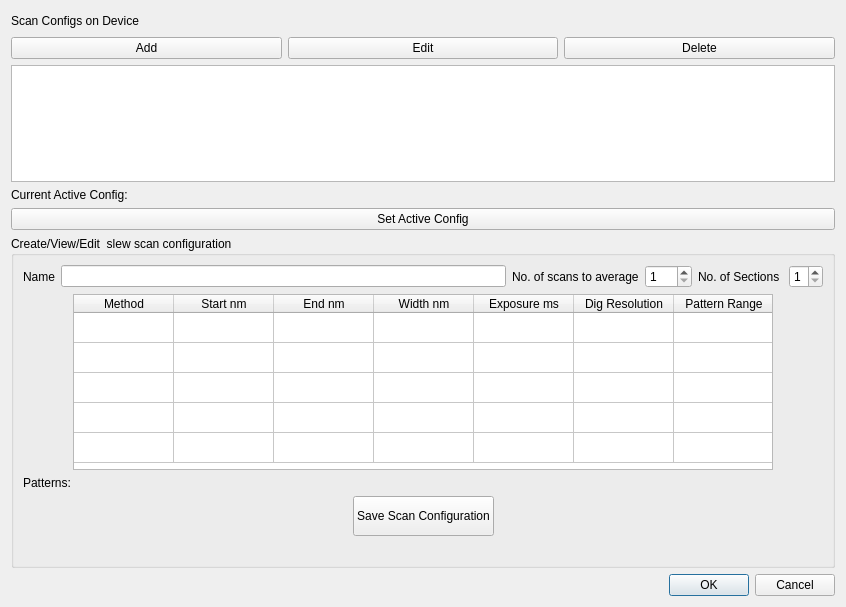
<?xml version="1.0" encoding="UTF-8"?>
<ui version="4.0">
 <class>ScanConfigDialog</class>
 <widget class="QDialog" name="ScanConfigDialog">
  <property name="geometry">
   <rect>
    <x>0</x>
    <y>0</y>
    <width>846</width>
    <height>607</height>
   </rect>
  </property>
  <property name="sizePolicy">
   <sizepolicy hsizetype="Fixed" vsizetype="Preferred">
    <horstretch>0</horstretch>
    <verstretch>0</verstretch>
   </sizepolicy>
  </property>
  <property name="windowTitle">
   <string>Scan Configuration</string>
  </property>
  <property name="styleSheet">
   <string notr="true"/>
  </property>
  <layout class="QVBoxLayout" name="verticalLayout_10">
   <item>
    <layout class="QVBoxLayout" name="verticalLayout_9">
     <item>
      <layout class="QHBoxLayout" name="horizontalLayout_5">
       <item>
        <layout class="QVBoxLayout" name="verticalLayout_4">
         <item>
          <layout class="QVBoxLayout" name="verticalLayout_3">
           <item>
            <layout class="QHBoxLayout" name="horizontalLayout_8">
             <item>
              <widget class="QLabel" name="label_2">
               <property name="text">
                <string>Scan Configs on Device</string>
               </property>
              </widget>
             </item>
             <item>
              <spacer name="horizontalSpacer">
               <property name="orientation">
                <enum>Qt::Horizontal</enum>
               </property>
               <property name="sizeHint" stdset="0">
                <size>
                 <width>188</width>
                 <height>20</height>
                </size>
               </property>
              </spacer>
             </item>
            </layout>
           </item>
           <item>
            <layout class="QHBoxLayout" name="horizontalLayout_7" stretch="0,0,0">
             <item>
              <widget class="QPushButton" name="pushButton_add_config">
               <property name="text">
                <string>Add</string>
               </property>
              </widget>
             </item>
             <item>
              <widget class="QPushButton" name="pushButton_edit_config">
               <property name="text">
                <string>Edit</string>
               </property>
               <property name="checkable">
                <bool>true</bool>
               </property>
              </widget>
             </item>
             <item>
              <widget class="QPushButton" name="pushButton_delete_config">
               <property name="text">
                <string>Delete</string>
               </property>
              </widget>
             </item>
            </layout>
           </item>
          </layout>
         </item>
         <item>
          <widget class="QListWidget" name="listWidget_target_scan_cfg"/>
         </item>
         <item>
          <layout class="QHBoxLayout" name="horizontalLayout_14">
           <item>
            <widget class="QLabel" name="label">
             <property name="sizePolicy">
              <sizepolicy hsizetype="Fixed" vsizetype="Preferred">
               <horstretch>0</horstretch>
               <verstretch>0</verstretch>
              </sizepolicy>
             </property>
             <property name="text">
              <string>Current Active Config: </string>
             </property>
            </widget>
           </item>
           <item>
            <widget class="QLabel" name="label_cfglist_activeCfg">
             <property name="sizePolicy">
              <sizepolicy hsizetype="Preferred" vsizetype="Preferred">
               <horstretch>0</horstretch>
               <verstretch>0</verstretch>
              </sizepolicy>
             </property>
             <property name="text">
              <string/>
             </property>
            </widget>
           </item>
          </layout>
         </item>
         <item>
          <widget class="QPushButton" name="pushButton_set_active">
           <property name="toolTip">
            <string>Click to set the current selected Scan as default configuration on EVM</string>
           </property>
           <property name="text">
            <string>Set Active Config</string>
           </property>
          </widget>
         </item>
        </layout>
       </item>
      </layout>
     </item>
     <item>
      <layout class="QVBoxLayout" name="verticalLayout_8">
       <item>
        <widget class="QGroupBox" name="groupBox_3">
         <property name="title">
          <string>Create/View/Edit  slew scan configuration</string>
         </property>
         <layout class="QVBoxLayout" name="verticalLayout_7">
          <item>
           <layout class="QVBoxLayout" name="verticalLayout">
            <item>
             <layout class="QHBoxLayout" name="horizontalLayout_4">
              <item>
               <layout class="QHBoxLayout" name="horizontalLayout">
                <item>
                 <widget class="QLabel" name="label_16">
                  <property name="text">
                   <string>Name</string>
                  </property>
                 </widget>
                </item>
                <item>
                 <widget class="QLineEdit" name="lineEdit_scan_config_name">
                  <property name="sizePolicy">
                   <sizepolicy hsizetype="Expanding" vsizetype="Fixed">
                    <horstretch>0</horstretch>
                    <verstretch>0</verstretch>
                   </sizepolicy>
                  </property>
                  <property name="maxLength">
                   <number>13</number>
                  </property>
                 </widget>
                </item>
               </layout>
              </item>
              <item>
               <layout class="QHBoxLayout" name="horizontalLayout_2">
                <item>
                 <widget class="QLabel" name="label_15">
                  <property name="text">
                   <string>No. of scans to average</string>
                  </property>
                 </widget>
                </item>
                <item>
                 <widget class="QSpinBox" name="spinBox_num_scans_avg">
                  <property name="minimum">
                   <number>1</number>
                  </property>
                  <property name="maximum">
                   <number>100</number>
                  </property>
                  <property name="value">
                   <number>1</number>
                  </property>
                 </widget>
                </item>
               </layout>
              </item>
              <item>
               <layout class="QHBoxLayout" name="horizontalLayout_3">
                <item>
                 <widget class="QLabel" name="label_NumSections">
                  <property name="text">
                   <string>No. of Sections </string>
                  </property>
                 </widget>
                </item>
                <item>
                 <widget class="QSpinBox" name="spinBox_numSections">
                  <property name="minimum">
                   <number>1</number>
                  </property>
                  <property name="maximum">
                   <number>5</number>
                  </property>
                 </widget>
                </item>
               </layout>
              </item>
             </layout>
            </item>
            <item>
             <layout class="QHBoxLayout" name="horizontalLayout_11">
              <item>
               <spacer name="horizontalSpacer_5">
                <property name="orientation">
                 <enum>Qt::Horizontal</enum>
                </property>
                <property name="sizeHint" stdset="0">
                 <size>
                  <width>28</width>
                  <height>20</height>
                 </size>
                </property>
               </spacer>
              </item>
              <item>
               <widget class="QTableWidget" name="SlewItemsWidget">
                <property name="sizePolicy">
                 <sizepolicy hsizetype="Fixed" vsizetype="Fixed">
                  <horstretch>0</horstretch>
                  <verstretch>0</verstretch>
                 </sizepolicy>
                </property>
                <property name="minimumSize">
                 <size>
                  <width>700</width>
                  <height>176</height>
                 </size>
                </property>
                <property name="verticalScrollBarPolicy">
                 <enum>Qt::ScrollBarAlwaysOff</enum>
                </property>
                <property name="horizontalScrollBarPolicy">
                 <enum>Qt::ScrollBarAlwaysOff</enum>
                </property>
                <property name="sizeAdjustPolicy">
                 <enum>QAbstractScrollArea::AdjustIgnored</enum>
                </property>
                <property name="autoScroll">
                 <bool>false</bool>
                </property>
                <property name="tabKeyNavigation">
                 <bool>false</bool>
                </property>
                <property name="textElideMode">
                 <enum>Qt::ElideRight</enum>
                </property>
                <attribute name="horizontalHeaderCascadingSectionResizes">
                 <bool>false</bool>
                </attribute>
                <attribute name="horizontalHeaderMinimumSectionSize">
                 <number>25</number>
                </attribute>
                <attribute name="horizontalHeaderDefaultSectionSize">
                 <number>100</number>
                </attribute>
                <attribute name="horizontalHeaderHighlightSections">
                 <bool>false</bool>
                </attribute>
                <attribute name="horizontalHeaderShowSortIndicator" stdset="0">
                 <bool>false</bool>
                </attribute>
                <attribute name="horizontalHeaderStretchLastSection">
                 <bool>false</bool>
                </attribute>
                <attribute name="verticalHeaderVisible">
                 <bool>false</bool>
                </attribute>
                <attribute name="verticalHeaderMinimumSectionSize">
                 <number>24</number>
                </attribute>
                <attribute name="verticalHeaderHighlightSections">
                 <bool>false</bool>
                </attribute>
                <attribute name="verticalHeaderStretchLastSection">
                 <bool>false</bool>
                </attribute>
                <row>
                 <property name="text">
                  <string notr="true">1</string>
                 </property>
                </row>
                <row>
                 <property name="text">
                  <string notr="true">2</string>
                 </property>
                </row>
                <row>
                 <property name="text">
                  <string notr="true">3</string>
                 </property>
                </row>
                <row>
                 <property name="text">
                  <string notr="true">4</string>
                 </property>
                </row>
                <row>
                 <property name="text">
                  <string notr="true">5</string>
                 </property>
                </row>
                <column>
                 <property name="text">
                  <string>Method</string>
                 </property>
                </column>
                <column>
                 <property name="text">
                  <string>Start nm</string>
                 </property>
                </column>
                <column>
                 <property name="text">
                  <string>End nm</string>
                 </property>
                </column>
                <column>
                 <property name="text">
                  <string>Width nm</string>
                 </property>
                </column>
                <column>
                 <property name="text">
                  <string>Exposure ms</string>
                 </property>
                </column>
                <column>
                 <property name="text">
                  <string>Dig Resolution</string>
                 </property>
                </column>
                <column>
                 <property name="text">
                  <string>Pattern Range</string>
                 </property>
                </column>
                <item row="0" column="0">
                 <property name="text">
                  <string/>
                 </property>
                 <property name="flags">
                  <set>ItemIsSelectable|ItemIsEditable|ItemIsDragEnabled|ItemIsUserCheckable|ItemIsEnabled</set>
                 </property>
                </item>
               </widget>
              </item>
              <item>
               <spacer name="horizontalSpacer_6">
                <property name="orientation">
                 <enum>Qt::Horizontal</enum>
                </property>
                <property name="sizeHint" stdset="0">
                 <size>
                  <width>48</width>
                  <height>20</height>
                 </size>
                </property>
               </spacer>
              </item>
             </layout>
            </item>
            <item>
             <spacer name="verticalSpacer_3">
              <property name="orientation">
               <enum>Qt::Vertical</enum>
              </property>
              <property name="sizeHint" stdset="0">
               <size>
                <width>20</width>
                <height>18</height>
               </size>
              </property>
             </spacer>
            </item>
            <item>
             <widget class="QLabel" name="label_totalpatterns">
              <property name="text">
               <string>Patterns: </string>
              </property>
             </widget>
            </item>
            <item>
             <layout class="QHBoxLayout" name="horizontalLayout_9">
              <item>
               <spacer name="horizontalSpacer_3">
                <property name="orientation">
                 <enum>Qt::Horizontal</enum>
                </property>
                <property name="sizeHint" stdset="0">
                 <size>
                  <width>178</width>
                  <height>20</height>
                 </size>
                </property>
               </spacer>
              </item>
              <item>
               <widget class="QPushButton" name="pushButton_scan_config_save">
                <property name="minimumSize">
                 <size>
                  <width>20</width>
                  <height>40</height>
                 </size>
                </property>
                <property name="text">
                 <string>Save Scan Configuration</string>
                </property>
               </widget>
              </item>
              <item>
               <spacer name="horizontalSpacer_4">
                <property name="orientation">
                 <enum>Qt::Horizontal</enum>
                </property>
                <property name="sizeHint" stdset="0">
                 <size>
                  <width>278</width>
                  <height>20</height>
                 </size>
                </property>
               </spacer>
              </item>
             </layout>
            </item>
           </layout>
          </item>
          <item>
           <widget class="QLabel" name="label_wavelength_error">
            <property name="text">
             <string/>
            </property>
           </widget>
          </item>
         </layout>
        </widget>
       </item>
       <item>
        <layout class="QHBoxLayout" name="horizontalLayout_10">
         <item>
          <spacer name="horizontalSpacer_2">
           <property name="orientation">
            <enum>Qt::Horizontal</enum>
           </property>
           <property name="sizeHint" stdset="0">
            <size>
             <width>428</width>
             <height>20</height>
            </size>
           </property>
          </spacer>
         </item>
         <item>
          <widget class="QDialogButtonBox" name="buttonBox">
           <property name="orientation">
            <enum>Qt::Horizontal</enum>
           </property>
           <property name="standardButtons">
            <set>QDialogButtonBox::Cancel|QDialogButtonBox::Ok</set>
           </property>
          </widget>
         </item>
        </layout>
       </item>
      </layout>
     </item>
    </layout>
   </item>
  </layout>
 </widget>
 <resources/>
 <connections>
  <connection>
   <sender>buttonBox</sender>
   <signal>accepted()</signal>
   <receiver>ScanConfigDialog</receiver>
   <slot>accept()</slot>
   <hints>
    <hint type="sourcelabel">
     <x>248</x>
     <y>254</y>
    </hint>
    <hint type="destinationlabel">
     <x>157</x>
     <y>274</y>
    </hint>
   </hints>
  </connection>
  <connection>
   <sender>buttonBox</sender>
   <signal>rejected()</signal>
   <receiver>ScanConfigDialog</receiver>
   <slot>reject()</slot>
   <hints>
    <hint type="sourcelabel">
     <x>316</x>
     <y>260</y>
    </hint>
    <hint type="destinationlabel">
     <x>286</x>
     <y>274</y>
    </hint>
   </hints>
  </connection>
 </connections>
</ui>
